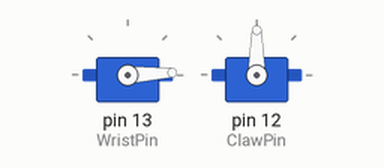
Simulated run of this sketch. Board: Arduino Uno, built with avr-gcc and run on an emulated ATmega328P. Parts: 2 × servo.

Above: at 0.05 s.
At 2.6 s:
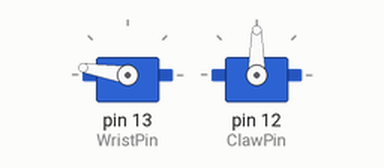
At 5.15 s:
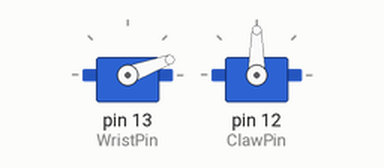
At 10.3 s:
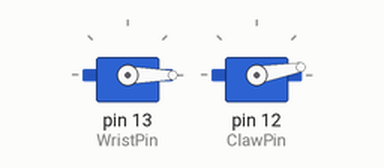
Timing chart, 0 to 13.4 s (numbered marks = the images above):
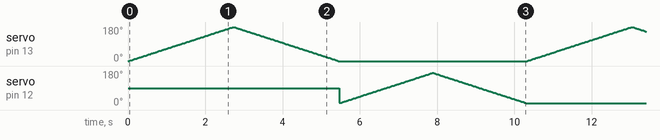

The sketch:

romeo_servo_test.ino
```cpp
// Romeo Servo Test
// using 7.2V HiTec servos powered by the servo power input.
// http://www.dfrobot.com/wiki/index.php/Romeo_V2-All_in_one_Controller_(R3)_(SKU:DFR0225)
// for test will also use same battery to power board
// with motor may need to power board seperately from servos and motors
// simple sweep test

#include <Servo.h>

Servo wrist;
Servo claw;

const int WristPin = 13;
const int ClawPin = 12;
int pos = 0;


void setup() {
  wrist.attach(WristPin);
  claw.attach(ClawPin);
} // end setup()


void loop() {
  for(pos = 0; pos <= 180; pos += 1) {
    wrist.write(pos);
    delay(15);
  }
  for(pos = 180; pos>=0; pos-=1) {
    wrist.write(pos);
    delay(15);
  }

  for(pos = 10; pos <= 170; pos += 1) {    // don't go full way for claw
    claw.write(pos);
    delay(15);
  }
  for(pos = 170; pos>=10; pos-=1) {
    claw.write(pos);
    delay(15);
  }

} // end loop()
```
